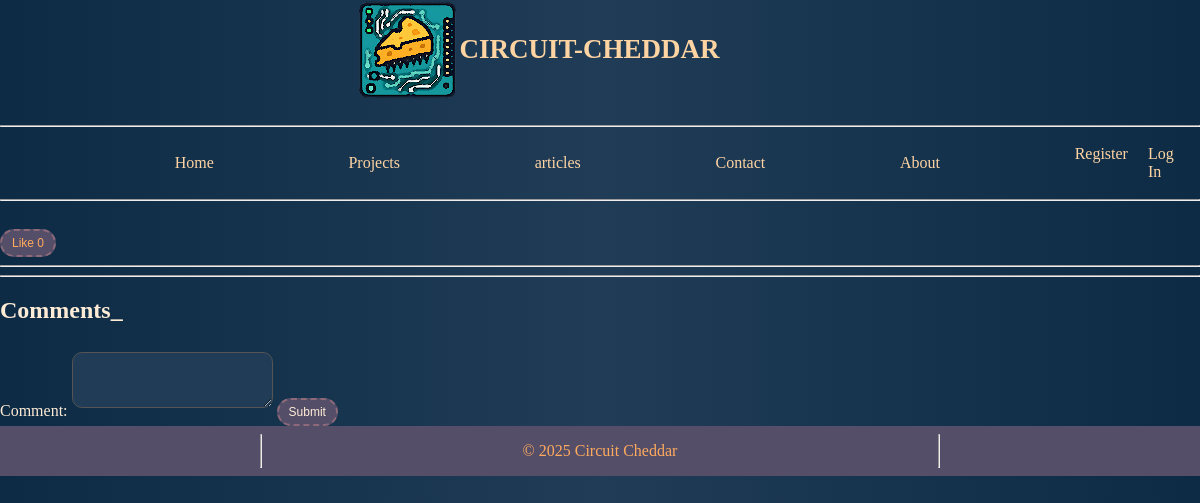
/projects/10/project, run on an earlier commit of the app's database.
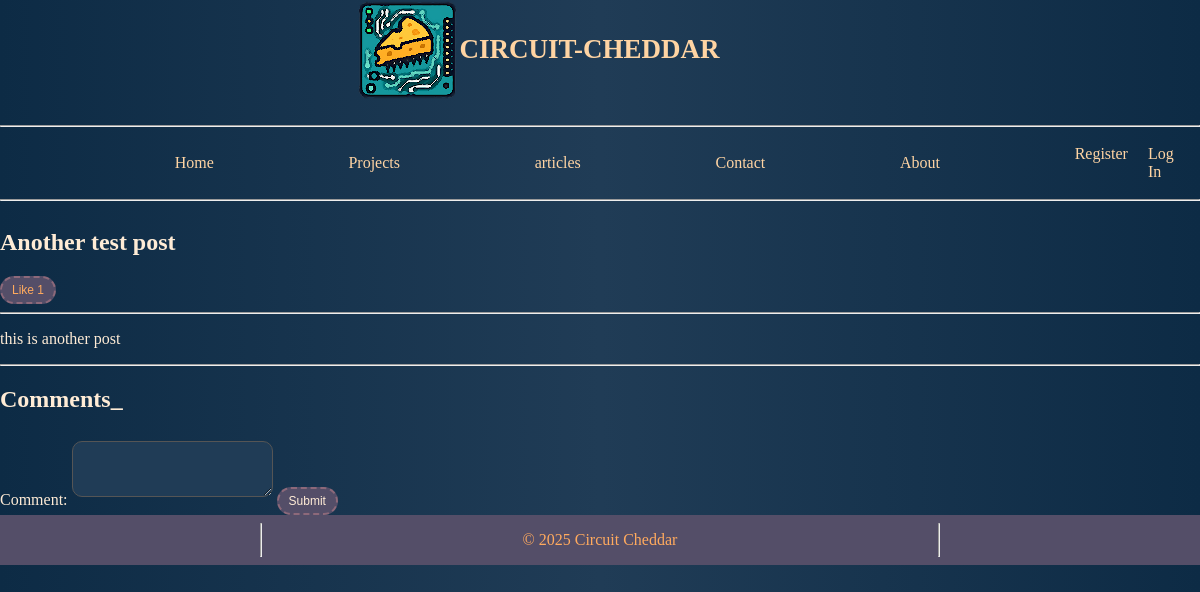
And on a later commit of the database.
### tables this page shows
CREATE TABLE post (
    id INTEGER PRIMARY KEY AUTOINCREMENT,
    author_id INTEGER NOT NULL,
    type TEXT NOT NULL DEFAULT 'PROJECT',
    created TIMESTAMP NOT NULL DEFAULT CURRENT_TIMESTAMP,
    title TEXT NOT NULL,
    description TEXT NOT NULL,
    body TEXT NOT NULL,
    thumbnail TEXT,
    FOREIGN KEY (author_id) REFERENCES user (id)
);

### app/projects.py (the view)
@bp.route('/<int:id>/project',methods=('GET',))
def project(id):
    post = get_post_unauth(id)
    comments = get_comments(id)
    likes = get_db().execute("SELECT COUNT(*) FROM like WHERE post_id = ?", (id,)).fetchone()[0]
    liked_btn = ""
    try:
        has_liked = get_db().execute('SELECT 1 FROM like WHERE user_id = ? AND post_id = ?',(g.user['id'],id)).fetchone()[0]
    except:
        has_liked = 0
    if has_liked < 1:
        liked_btn = "Like"
    else:
        liked_btn = "Unlike"
    return render_template('projects/project.html', post=post, comments=comments,
                           likes = likes, liked_btn = liked_btn,
                           get_comment_like_count = get_comment_like_count)

### app/auth.py (called while the page is built)
@bp.before_app_request
def load_logged_in_user():
    user_id = session.get('user_id')
    if user_id is None:
        g.user = None
    else:
        g.user = get_db().execute('SELECT * FROM user WHERE id = ?',(user_id,)).fetchone()

### app/db.py (called while the page is built)
def get_db():
    if 'db' not in g:
        g.db = sqlite3.connect(
            current_app.config['DATABASE'],
            detect_types=sqlite3.PARSE_DECLTYPES
        )
        g.db.row_factory = sqlite3.Row
    return g.db

### app/projects.py (called while the page is built)
def get_post_unauth(id):
    post = get_db().execute(
        'SELECT p.id, title, body, created, author_id, username'
        ' FROM post p JOIN user u ON p.author_id = u.id'
        ' WHERE p.id = ?',
        (id,)
    ).fetchone()
    return post

def get_comments(id):
     comments = get_db().execute(
         'SELECT pc.id AS id, '
         'pc.body AS body, '
         'pc.created AS created, '
         'u.username AS username, '
         'pc.author_id AS author_id '
         'FROM post_comments pc JOIN user u ON pc.author_id = u.id '
         'WHERE pc.post_id = ?',
        (id,)).fetchall()
     return comments

### app/templates/projects/project.html (shortened to what this page needs)
{% extends 'base.html' %}
{% block header %}
  <h1>{% block title %}{{ post['title'] }}{% endblock %}</h1>
{% endblock %}
{% block content %}
<button class="like_btn" name="post_like_submit" id='likebtn'> {{ liked_btn }} {{ likes }} </button>
<hr>
<span name="projectBody" id="projectBody">{{ post['body'] | safe}}</span>
<hr>
<div>
<h2>Comments_</h2>
<form id="commentform" >
    <label for="comment">Comment:</label>
    <textarea name="comment" id="comment" required></textarea>
    <button name="comment_submit" id='submitb'>Submit</button>
</form>
</div>
{% endblock %}

What changed in the data, as far as the page shows it:
added post: title "Another test post", body "this is another post"
Also different on the page:
{{ likes }}: "0" → "1"
